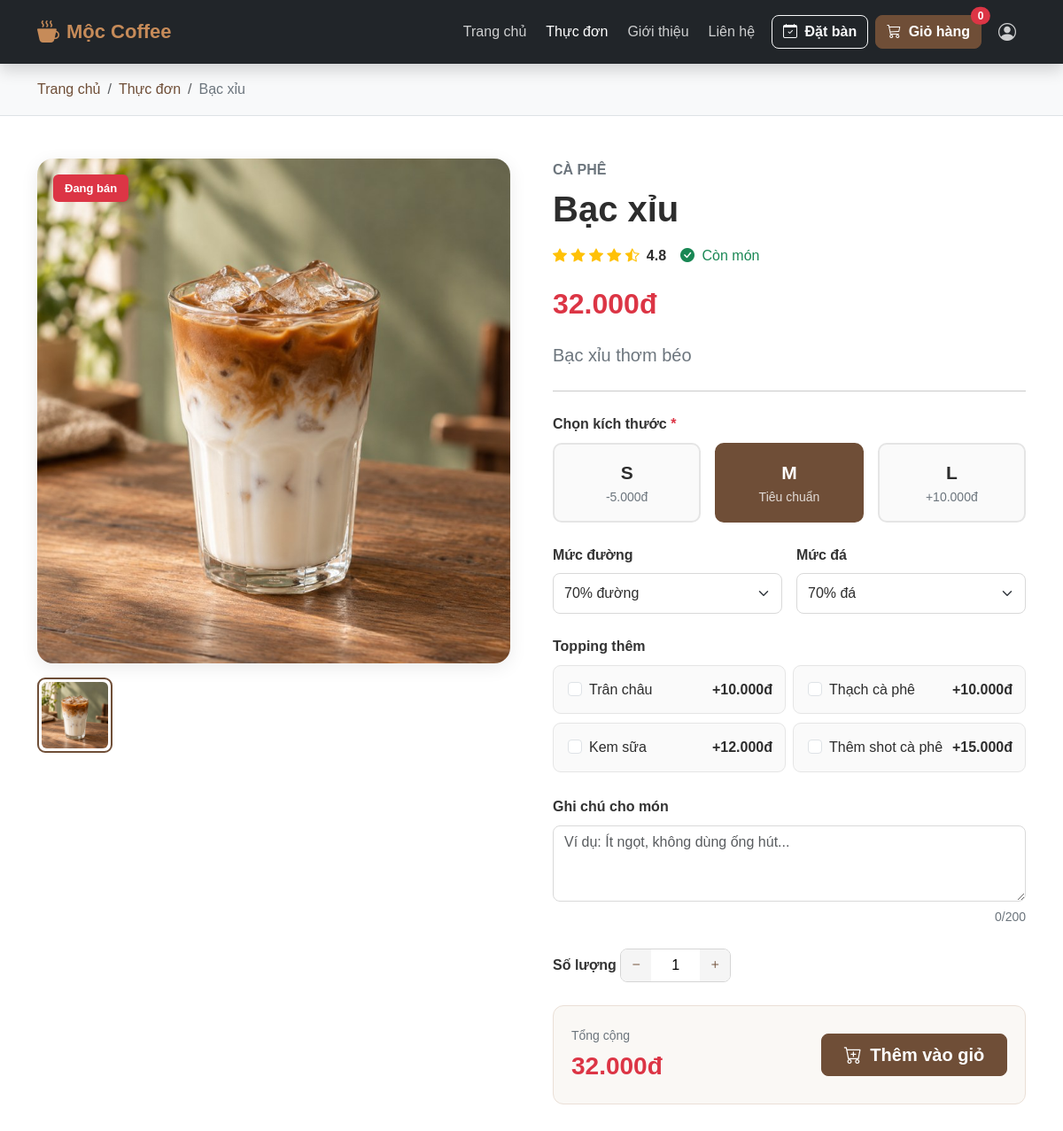
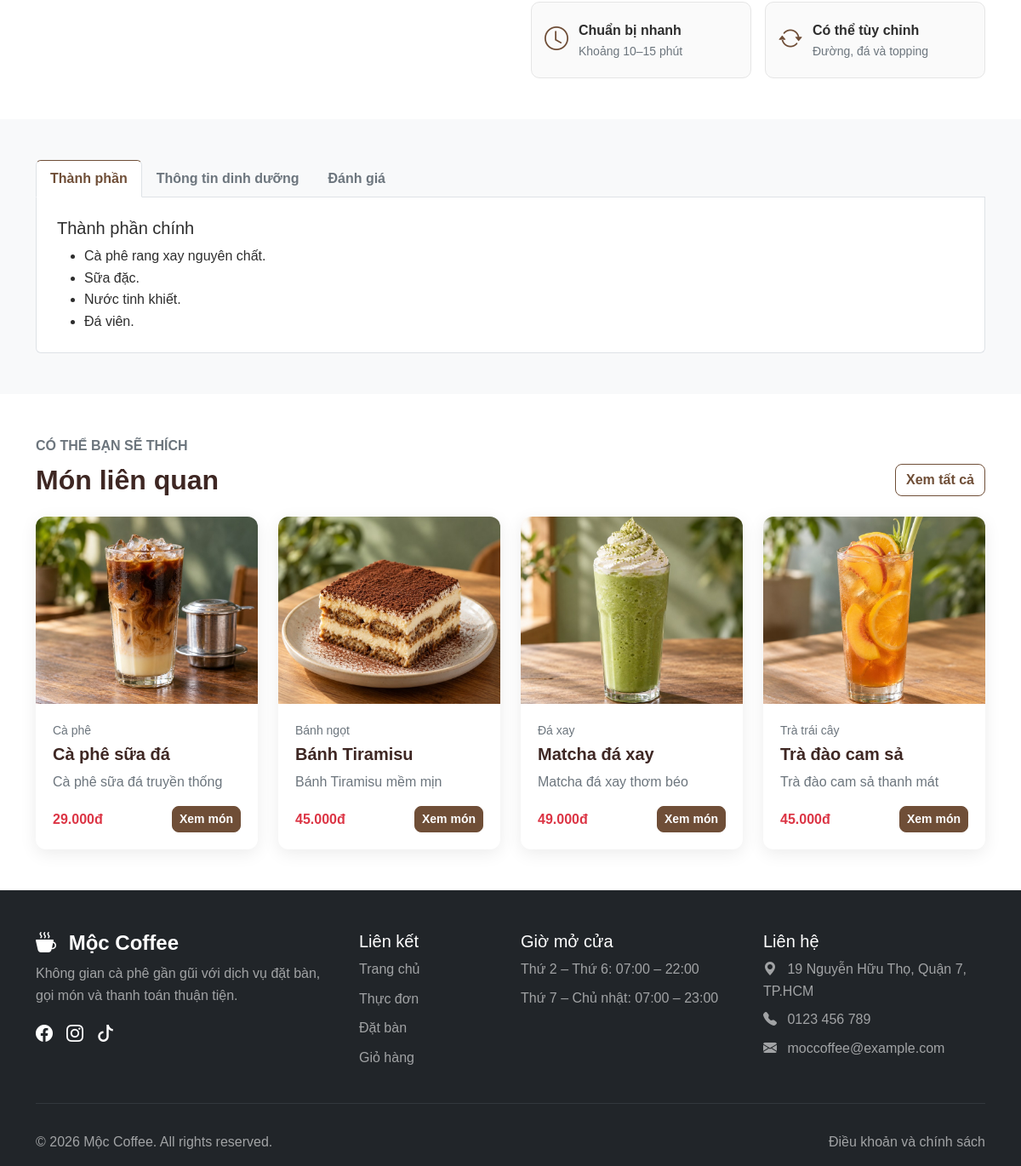
The page /pages/product-detail.php?id=2 on the database its author committed (2 pictures, top to bottom).
### tables this page shows
CREATE TABLE IF NOT EXISTS products (
    id INT UNSIGNED AUTO_INCREMENT PRIMARY KEY,
    category_id INT UNSIGNED NOT NULL,
    name VARCHAR(150) NOT NULL,
    slug VARCHAR(170) NOT NULL UNIQUE,
    description TEXT,
    price DECIMAL(12, 2) NOT NULL DEFAULT 0,
    image VARCHAR(255),
    status TINYINT(1) NOT NULL DEFAULT 1,
    created_at TIMESTAMP NOT NULL DEFAULT CURRENT_TIMESTAMP,
    updated_at TIMESTAMP NOT NULL DEFAULT CURRENT_TIMESTAMP ON UPDATE CURRENT_TIMESTAMP,
    CONSTRAINT fk_products_categories FOREIGN KEY (category_id)
        REFERENCES categories(id) ON UPDATE CASCADE ON DELETE RESTRICT
);

CREATE TABLE IF NOT EXISTS categories (
    id INT UNSIGNED AUTO_INCREMENT PRIMARY KEY,
    name VARCHAR(100) NOT NULL,
    slug VARCHAR(120) NOT NULL UNIQUE,
    description TEXT,
    status TINYINT(1) NOT NULL DEFAULT 1,
    created_at TIMESTAMP NOT NULL DEFAULT CURRENT_TIMESTAMP,
    updated_at TIMESTAMP NOT NULL DEFAULT CURRENT_TIMESTAMP ON UPDATE CURRENT_TIMESTAMP
);

### pages/product-detail.php (the view, shortened to what the rows shown need)
<?php
require_once __DIR__ . '/../includes/init.php';
$productId = filter_input(
    INPUT_GET,
    'id',
    FILTER_VALIDATE_INT
);
$productStatement = $pdo->prepare(
    "SELECT
        p.id,
        p.category_id,
        p.name,
        p.slug,
        p.description,
        p.price,
        p.image,
        c.name AS category_name
     FROM products AS p
     INNER JOIN categories AS c
        ON c.id = p.category_id
     WHERE p.id = :product_id
       AND p.status = 1
       AND c.status = 1
     LIMIT 1"
);
$productStatement->execute([
    'product_id' => $productId,
]);
$product = $productStatement->fetch();
$relatedStatement = $pdo->prepare(
    "SELECT
        p.id,
        p.name,
        p.description,
        p.price,
        p.image,
        c.name AS category_name
     FROM products AS p
     INNER JOIN categories AS c
        ON c.id = p.category_id
     WHERE p.id <> :product_id
       AND p.status = 1
       AND c.status = 1
     ORDER BY
        (p.category_id = :category_id) DESC,
        p.id DESC
     LIMIT 4"
);
$relatedStatement->execute([
    'product_id' => $productId,
    'category_id' => (int) $product['category_id'],
]);
$relatedProducts = $relatedStatement->fetchAll();
$productImageUrl = static function (?string $image): string {
    $image = trim((string) $image);
    if ($image === '') {
        return '../assets/images/products/default-product.jpg';
    }
    if (filter_var($image, FILTER_VALIDATE_URL)) {
        return $image;
    }
    if (strpos($image, '/uploads/') === 0) {
        return '../backend' . $image;
    }
    return '../assets/images/products/' . basename($image);
};
$mainImageUrl = $productImageUrl(
    $product['image'] ?? null
);
$productDescription = trim(
    (string) ($product['description'] ?? '')
);
?>
<!DOCTYPE html>
<html lang="vi">
<head>
  <link href="https://cdn.jsdelivr.net/npm/bootstrap@5.3.3/dist/css/bootstrap.min.css" rel="stylesheet" />
  <link rel="stylesheet" href="https://cdn.jsdelivr.net/npm/bootstrap-icons@1.11.3/font/bootstrap-icons.min.css" />
  <link rel="stylesheet" href="../assets/css/style.css" />
  <link rel="stylesheet" href="../assets/css/responsive.css" />
</head>
<body>
  <main class="product-detail-page">
    <section class="bg-light border-bottom product-breadcrumb">
      <div class="container py-3">
        <nav aria-label="breadcrumb">
          <ol class="breadcrumb mb-0">
            <li class="breadcrumb-item">
              <a href="../index.php">Trang chủ</a>
            </li>
            <li class="breadcrumb-item">
              <a href="menu.php">Thực đơn</a>
            </li>
            <li id="breadcrumb-product-name" class="breadcrumb-item active" aria-current="page">
              <?=
  htmlspecialchars(
      $product['name'],
      ENT_QUOTES,
      'UTF-8'
  )
?>
            </li>
          </ol>
        </nav>
      </div>
    </section>
<section class="py-5">
  <div class="container">
    <div class="row g-5">
      <div class="col-12 col-lg-6">
        <div class="product-detail-image-wrapper">
          <img
            id="product-main-image"
            src="<?=
              htmlspecialchars(
                  $mainImageUrl,
                  ENT_QUOTES,
                  'UTF-8'
              )
            ?>"
            class="img-fluid product-detail-image"
            alt="<?=
              htmlspecialchars(
                  $product['name'],
                  ENT_QUOTES,
                  'UTF-8'
              )
            ?>"
            onerror="
              this.onerror = null;
              this.src =
                '../assets/images/products/default-product.jpg';
            "
          >
          <span
            class="badge bg-danger product-detail-badge"
          >
            Đang bán
          </span>
        </div>
        <div class="d-flex gap-3 mt-3">
          <button
            type="button"
            class="product-thumbnail active"
          >
            <img
              src="<?=
                htmlspecialchars(
                    $mainImageUrl,
                    ENT_QUOTES,
                    'UTF-8'
                )
              ?>"
              alt="<?=
                htmlspecialchars(
                    $product['name'],
                    ENT_QUOTES,
                    'UTF-8'
                )
              ?>"
            >
          </button>
        </div>
      </div>
      <div class="col-12 col-lg-6">
        <form
          id="product-option-form"
          method="POST"
          action="../actions/cart-add.php"
        >
          <p
            class="text-uppercase text-secondary
                   fw-semibold mb-2"
          >
            <?=
              htmlspecialchars(
                  $product['category_name'],
                  ENT_QUOTES,
                  'UTF-8'
              )
            ?>
          </p>
          <h1 class="display-6 fw-bold mb-3">
            <?=
              htmlspecialchars(
                  $product['name'],
                  ENT_QUOTES,
                  'UTF-8'
              )
            ?>
          </h1>
          <div
            class="d-flex flex-wrap
                   align-items-center gap-2 mb-3"
          >
            <div class="text-warning">
            </div>
            <strong>4.8</strong>
            <span class="text-success">
            </span>
          </div>
          <div class="mb-3">
            <span
              id="product-price"
              class="fs-2 fw-bold text-danger"
            >
              <?=
                number_format(
                    (float) $product['price'],
                    0,
                    ',',
                    '.'
                )
              ?>đ
            </span>
          </div>
          <p class="text-secondary fs-5">
            <?=
              htmlspecialchars(
                  $productDescription,
                  ENT_QUOTES,
                  'UTF-8'
              )
            ?>
          </p>
          <hr class="my-4">
          <div class="mb-4">
            <label class="form-label fw-bold">
            </label>
            <div class="row g-3">
            </div>
          </div>
          <div class="row g-3 mb-4">
            <div class="col-12 col-md-6">
            </div>
            <div class="col-12 col-md-6">
            </div>
          </div>
          <div class="mb-4">
            <label class="form-label fw-bold">
            </label>
            <div class="row g-2">
            </div>
          </div>
          <div class="mb-4">
            <label
              for="product-note"
              class="form-label fw-bold"
            >
            </label>
            <textarea
              id="product-note"
              name="note"
              class="form-control"
              rows="3"
              maxlength="200"
              placeholder="Ví dụ: Ít ngọt, không dùng ống hút..."
            ></textarea>
            <div class="text-end mt-1">
            </div>
          </div>
          <div class="mb-4">
            <label class="form-label fw-bold">
            </label>
            <div
              class="quantity-control
                     product-quantity-control"
            >
            </div>
          </div>
          <div class="product-action-box">
            <div>
            </div>
            <button
              type="submit"
              class="btn btn-coffee btn-lg"
            >
            </button>
          </div>
        </form>
      </div>
    </div>
  </div>
</section>
    <section class="py-5 bg-light">
      <div class="container">
        <div class="tab-content bg-white border border-top-0 rounded-bottom p-4">
          <div class="tab-pane fade show active" id="ingredients-content" role="tabpanel"
            aria-labelledby="ingredients-tab" tabindex="0">
            <h2 class="h5">Thành phần chính</h2>
          </div>
        </div>
      </div>
    </section>
<section class="py-5">
  <div class="container">
    <div
      class="d-flex justify-content-between
             align-items-end mb-4"
    >
      <div>
        <h2 class="section-title mb-0">
          Món liên quan
        </h2>
      </div>
    </div>
    <?php if (empty($relatedProducts)): ?>
      <div class="alert alert-info text-center">
        Chưa có sản phẩm liên quan.
      </div>
    <?php else: ?>
      <div class="row g-4">
        <?php foreach ($relatedProducts as $relatedProduct): ?>
          <?php
          $relatedImageUrl = $productImageUrl(
              $relatedProduct['image'] ?? null
          );
          $relatedDescription = trim(
              (string) (
                  $relatedProduct['description'] ?? ''
              )
          );
          ?>
          <div class="col-12 col-sm-6 col-lg-3">
            <article class="card product-card h-100">
              <img
                src="<?=
                  htmlspecialchars(
                      $relatedImageUrl,
                      ENT_QUOTES,
                      'UTF-8'
                  )
                ?>"
                class="card-img-top"
                alt="<?=
                  htmlspecialchars(
                      $relatedProduct['name'],
                      ENT_QUOTES,
                      'UTF-8'
                  )
                ?>"
                onerror="
                  this.onerror = null;
                  this.src =
                    '../assets/images/products/default-product.jpg';
                "
              >
              <div class="card-body d-flex flex-column">
                <p class="small text-secondary mb-1">
                  <?=
                    htmlspecialchars(
                        $relatedProduct['category_name'],
                        ENT_QUOTES,
                        'UTF-8'
                    )
                  ?>
                </p>
                <h3 class="h5">
                  <?=
                    htmlspecialchars(
                        $relatedProduct['name'],
                        ENT_QUOTES,
                        'UTF-8'
                    )
                  ?>
                </h3>
                <p class="text-secondary">
                  <?=
                    htmlspecialchars(
                        $relatedDescription,
                        ENT_QUOTES,
                        'UTF-8'
                    )
                  ?>
                </p>
                <div
                  class="d-flex justify-content-between
                         align-items-center mt-auto"
                >
                  <strong class="text-danger">
                    <?=
                      number_format(
                          (float) $relatedProduct['price'],
                          0,
                          ',',
                          '.'
                      )
                    ?>đ
                  </strong>
                  <a
                    href="product-detail.php?id=<?=
                      (int) $relatedProduct['id']
                    ?>"
                    class="btn btn-sm btn-coffee"
                  >
                    Xem món
                  </a>
                </div>
              </div>
            </article>
          </div>
        <?php endforeach; ?>
      </div>
    <?php endif; ?>
  </div>
</section>
  </main>
  <footer class="bg-dark text-white pt-5">
    <div class="container">
      <div class="row g-4">
        <div class="col-12 col-md-6 col-lg-4">
          <h2 class="h4 fw-bold">
            <i class="bi bi-cup-hot-fill me-2"></i>
            Mộc Coffee
          </h2>
        </div>
      </div>
    </div>
  </footer>
</body>
</html>
</html>

### rows shown on the page
products: name "Bạc xỉu", image (picture), category.name "CÀ PHÊ", price "32.000", description "Bạc xỉu thơm béo"
products: image (picture), category.name "Cà phê", name "Cà phê sữa đá", description "Cà phê sữa đá truyền thống", price "29.000"
products: image (picture), category.name "Bánh ngọt", name "Bánh Tiramisu", description "Bánh Tiramisu mềm mịn", price "45.000"
products: image (picture), category.name "Đá xay", name "Matcha đá xay", description "Matcha đá xay thơm béo", price "49.000"
products: image (picture), category.name "Trà trái cây", name "Trà đào cam sả", description "Trà đào cam sả thanh mát", price "45.000"

### other values the page prints
$cartCount "0"
